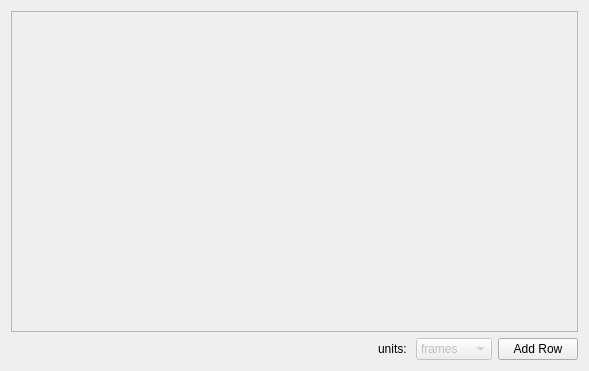
<?xml version="1.0" encoding="UTF-8"?>
<ui version="4.0">
 <class>TabPage</class>
 <widget class="QWidget" name="TabPage">
  <property name="geometry">
   <rect>
    <x>0</x>
    <y>0</y>
    <width>589</width>
    <height>371</height>
   </rect>
  </property>
  <property name="windowTitle">
   <string>Form</string>
  </property>
  <layout class="QGridLayout" name="gridLayout">
   <item row="1" column="0">
    <spacer name="horizontalSpacer">
     <property name="orientation">
      <enum>Qt::Horizontal</enum>
     </property>
     <property name="sizeHint" stdset="0">
      <size>
       <width>482</width>
       <height>20</height>
      </size>
     </property>
    </spacer>
   </item>
   <item row="1" column="3">
    <widget class="QPushButton" name="btnAddRow">
     <property name="text">
      <string>Add Row</string>
     </property>
    </widget>
   </item>
   <item row="0" column="0" colspan="4">
    <widget class="QScrollArea" name="scrollArea">
     <property name="widgetResizable">
      <bool>true</bool>
     </property>
     <widget class="QWidget" name="scrollAreaWidgetContents">
      <property name="geometry">
       <rect>
        <x>0</x>
        <y>0</y>
        <width>573</width>
        <height>315</height>
       </rect>
      </property>
      <layout class="QVBoxLayout" name="verticalLayout">
       <item>
        <spacer name="verticalSpacer">
         <property name="orientation">
          <enum>Qt::Vertical</enum>
         </property>
         <property name="sizeHint" stdset="0">
          <size>
           <width>20</width>
           <height>40</height>
          </size>
         </property>
        </spacer>
       </item>
      </layout>
     </widget>
    </widget>
   </item>
   <item row="1" column="2">
    <widget class="QComboBox" name="comboBoxTimeUnits">
     <property name="enabled">
      <bool>false</bool>
     </property>
     <item>
      <property name="text">
       <string>frames</string>
      </property>
     </item>
     <item>
      <property name="text">
       <string>seconds</string>
      </property>
     </item>
    </widget>
   </item>
   <item row="1" column="1">
    <widget class="QLabel" name="label">
     <property name="text">
      <string>units: </string>
     </property>
    </widget>
   </item>
  </layout>
 </widget>
 <resources/>
 <connections/>
</ui>
